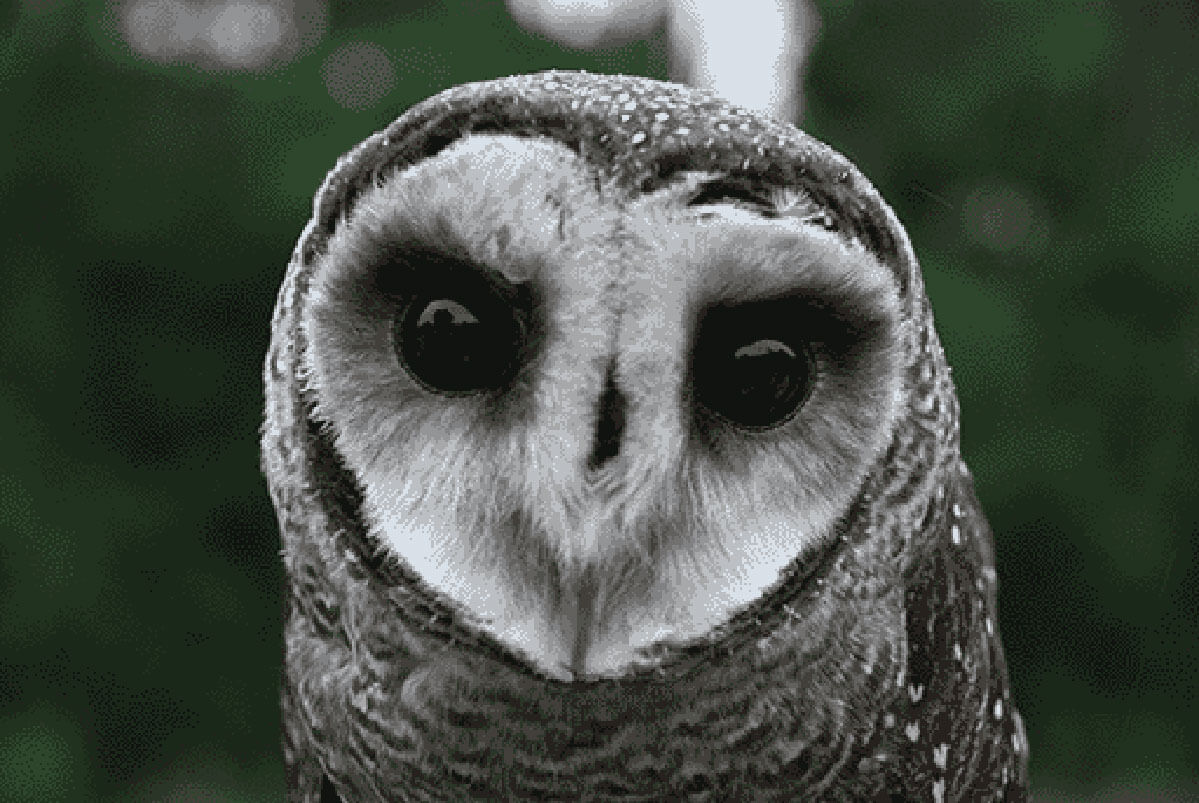
#> input picture basicTranformations/owl.jpg, 1199 x 803 px
$ python Roatation.py
#> lines starting #> are read from the running program, lines starting #| are printed output that depends on the picture
import cv2
import numpy as np
image = cv2.imread('owl.jpg')
#> image is the input picture: shape (803, 1199, 3); mean B, G, R 70.8, 79.4, 72.1
height, width = image.shape[:2]
#> height = 803; width = 1199
rotation_Matrix = cv2.getRotationMatrix2D((width/2,height/2),45,1)
roatated_image = cv2.warpAffine(image,rotation_Matrix,(width, height))
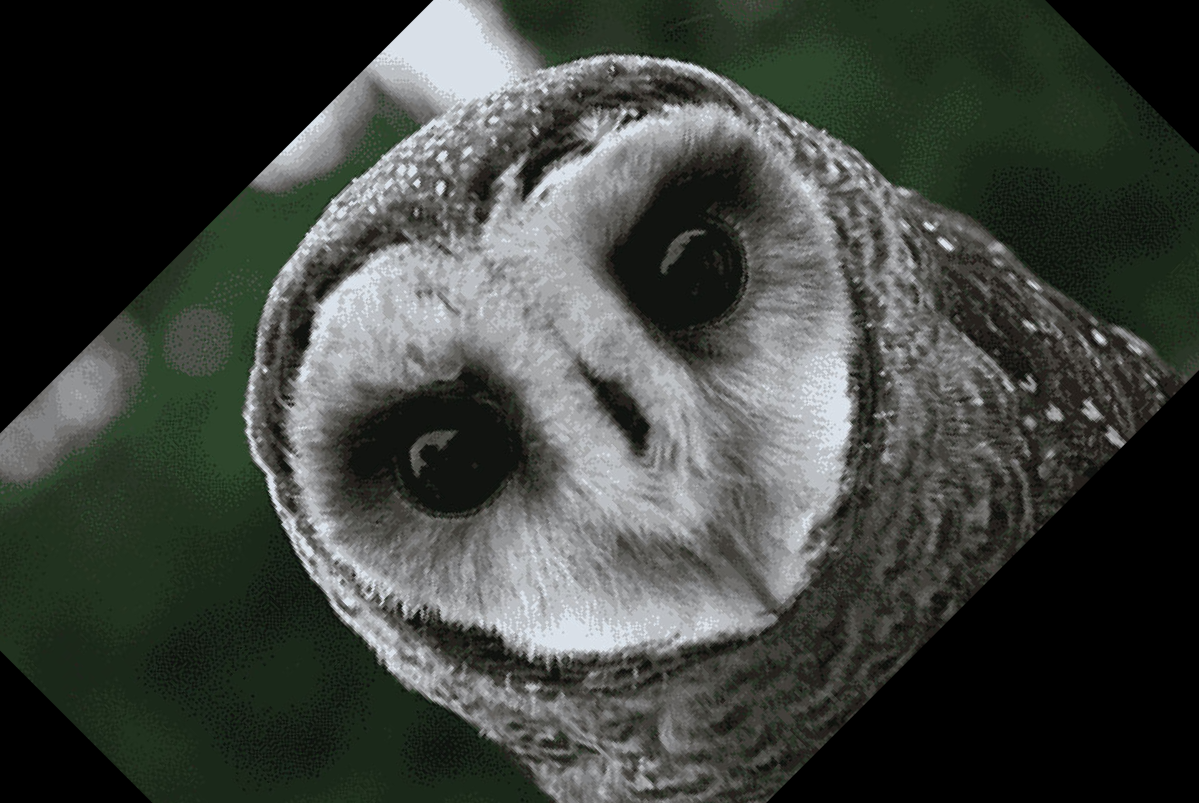
#> roatated_image: shape (803, 1199, 3); mean B, G, R 63.1, 68.1, 63.8
cv2.imshow('roated Image',roatated_image)
cv2.waitKey()
cv2.destroyAllWindows()
